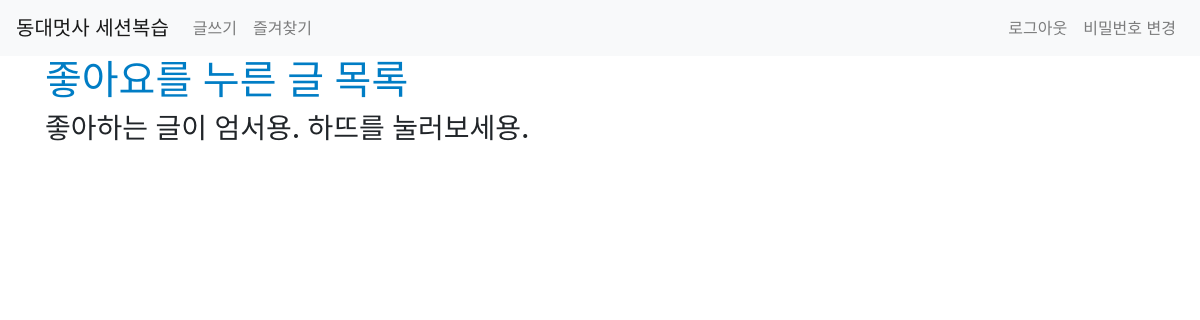
The app's page /like_list/ (signed in), older data.
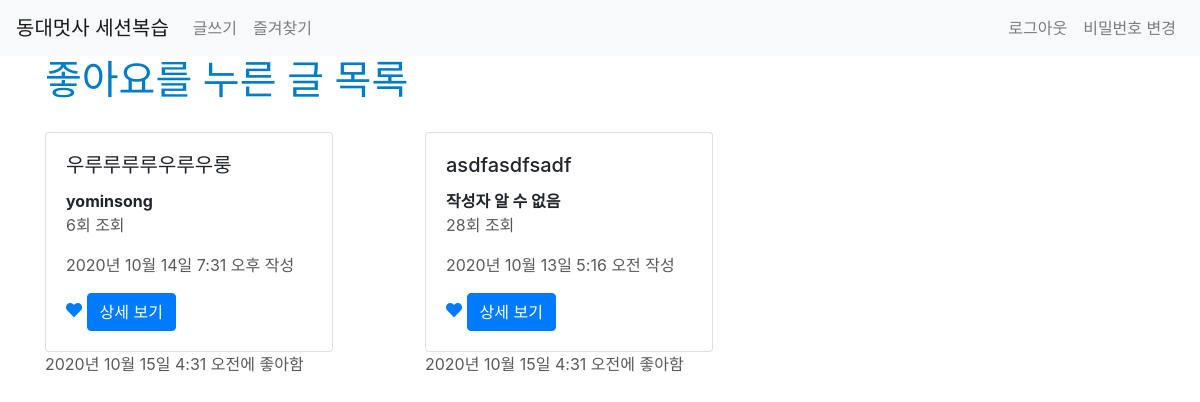
The same page, newer data.
### blog/models.py (models this page shows, shortened)
class Like(models.Model): # User와 Post 두 모델의 데이터를 저장할 중간(intermediate) 모델
    user = models.ForeignKey(User, on_delete=models.CASCADE) # user(1) : Like(N) 한 명의 사용자가 여러 게시글에 좋아요를 달 수 있다.
    post = models.ForeignKey(Post, on_delete=models.CASCADE) # post(1) : Like(N) 한 게시글에 여러 개의 좋아요가 달릴 수 있다.
    created_at = models.DateTimeField(auto_now_add=True)
    updated_at = models.DateTimeField(auto_now=True)
    class Meta: # 모델 안에 메타데이터를 추가할 수 있다. 모델 단위에서 설정할 수 있는 옵션이라 생각하면 된다. 모델 필드 아래쪽에 반드시 한 줄 공백을 줘야 한다.
        unique_together = (('user', 'post')) #unique_together는 '함께 유일해야 하는 필드의 쌍'을 의미한다. A 유저가 B 게시글에 누른 좋아요가 중복될 수는 없으니까.

class Post(models.Model):
    title = models.CharField(max_length=50, null=False) # 짧은 문자열 필드
    '''
    User를 writer라는 이름으로 불러오고 Post와 1:N 관계(ForeignKey)로 연결
    on_delete=models.CASCADE는 유저(1)가 삭제되면 게시글(N)도 삭제되도록 하는 것!
    CASCADE 말고 PROTECT, SET_NULL(null=True가 설정돼있어야 함), SET_DEFAULT(default값이 설정돼있어야 함), SET()(대체할 값이나 함수 입력), DO_NOTHING을 입력할 수 있음.
    User 모델 사용 전에 작성된 게시글은 유저가 존재하지 않으므로 null=True
    '''
    writer = models.ForeignKey(User, on_delete=models.CASCADE, null=True)
    content = models.TextField() # 긴 문자열 필드
    image = models.ImageField(upload_to='images/', null=True)
    file = models.FileField(upload_to='files/', null=True) # file은 일단 추가만 해놨고 사용하진 않고 있음.
    view_count = models.IntegerField(default=0) # 정수형 타입
    created_at = models.DateTimeField(auto_now_add=True) # 날짜 및 시간 타입
    updated_at = models.DateTimeField(auto_now=True)
    '''
    N:M 관계이므로 ManyToManyField 활용. User(M) : Post(N)
    게시글에 좋아요가 하나도 없을 수 있으니 blank=True
    through는 어느 모델을 통해 관계가 이루어지는지(정의되는지) 설정하는 것. Like 모델을 통해 User와 Post의 좋아요(M:N) 관계가 정의되고 있다.
    '''
    like_user_set = models.ManyToManyField(User, blank=True, related_name="like_user_set", through="Like")

### blog/views.py (the view)
# urls.py: path('like_list/', like_list, name="like_list"),
@login_required
def like_list(request):
    likes = Like.objects.filter(user=request.user).order_by('-created_at')
    return render(request, 'blog/like_list.html', {'likes': likes})

### blog/templates/blog/like_list.html
{% extends 'base.html' %}
{% block content %}
<div class="container">
    {% if user.is_authenticated %}
        <h1>좋아요를 누른 글 목록</h1>
        <div class="row">
        {% if likes %}
            {% for like in likes %}
                <div class="col-md-4 col-12">
                    <div class="card" style="width: 18rem; margin-top: 20px;">
                        <div class="card-body">
                            <h5 class="card-title">{{ like.post.title }}</h5>
                            {% if like.post.writer %}
                                {% if like.post.writer.username == 'user' %}
                                <b>{{ like.post.writer.last_name }}{{ like.post.writer.first_name }}</b>
                                {% else %}
                                <b>{{ like.post.writer }}</b>
                                {% endif %}
                            {% else %}
                            <b>작성자 알 수 없음</b>
                            {% endif %}
                            <p>{{ like.post.view_count }}회 조회</p>
                            <p>{{ like.post.created_at }} 작성</p>
                            <a href="{% url 'blog:post_like' like.post.pk %}?redirect_to=like_list">
                            {% if not user in post.like_user_set.all %}
                                <i class="fas fa-heart"></i>
                            {% else %}
                                <i class="far fa-heart"></i>
                            {% endif %}
                            </a>
                            <a href="{% url 'blog:show' like.post.pk %}" class="btn btn-primary">상세 보기</a>
                        </div>
                    </div>
                    <p>{{ like.created_at }}에 좋아함</p>
                </div>
            {% endfor %}
        {% else %}
        <div class="container">
        <h3>좋아하는 글이 엄서용. 하뜨를 눌러보세용.</h3>
        </div>
        {% endif %}
        </div>
    {% else %}
        <h3>로그인 후 이용이 가능합니다.</h3>
        <a href="{% url 'account_login' %}" class="btn btn-warning">로그인</a>
        <a href="{% url 'account_signup' %}" class="btn btn-warning">회원가입</a>
    {% endif %}
</div>
{% endblock %}

### myblog/templates/base.html (shortened to what this page needs)
{% load static %}
<!doctype html>
<html lang="en">
  <head>
    <link rel="stylesheet" href="https://stackpath.bootstrapcdn.com/bootstrap/4.5.0/css/bootstrap.min.css">
    <link rel="stylesheet" href="https://cdnjs.cloudflare.com/ajax/libs/font-awesome/5.8.2/css/all.min.css"/>
    <link rel="stylesheet" href="{% static 'css/project.css' %}">
  </head>
  <body>
    {% include 'shared/_navbar.html' %}
    {% block content %}
    {% endblock %}
  </body>
</html>

### myblog/templates/shared/_navbar.html (shortened to what this page needs)
<nav class="navbar navbar-expand-lg navbar-light bg-light">
    <a class="navbar-brand" href="{% url 'blog:main' %}">동대멋사 세션복습</a>
    <div class="collapse navbar-collapse" id="navbarSupportedContent">
      <ul class="navbar-nav mr-auto">
        <li class="nav-item">
          <a class="nav-link" href="{% url 'blog:new' %}">글쓰기</a>
        </li>
        <li class="nav-item">
          <a class="nav-link" href="{% url 'blog:like_list' %}">즐겨찾기</a>
        </li>
      </ul>
      <ul class="navbar-nav mr-0">
        {% if user.is_authenticated %}
        <li class="nav-item">
          <a class="nav-link" href="{% url 'account_logout' %}">로그아웃</a>
        </li>
        <li class="nav-item">
          <a class="nav-link" href="{% url 'account_change_password' %}">비밀번호 변경</a>
        </li>
        {% endif %}
      </ul>
    </div>
</nav>

### myblog/static/css/project.css (style rules this page uses)
h1 { color: #007DC5; }
p { color: #58595B; }

Row changes from the older to the newer data that the page shows:
added Like: post "우루루루루우루우룽", post.writer "yominsong", post.view_count "6", post.created_at "2020년 10월 14일 7:31 오후", created_at "2020년 10월 15일 4:31 오전"
added Like: post "asdfasdfsadf", shows "작성자 알 수 없음", post.view_count "28", post.created_at "2020년 10월 13일 5:16 오전", created_at "2020년 10월 15일 4:31 오전"
Text that changed along with them:
text no longer shown: "좋아하는 글이 엄서용. 하뜨를 눌러보세용."
